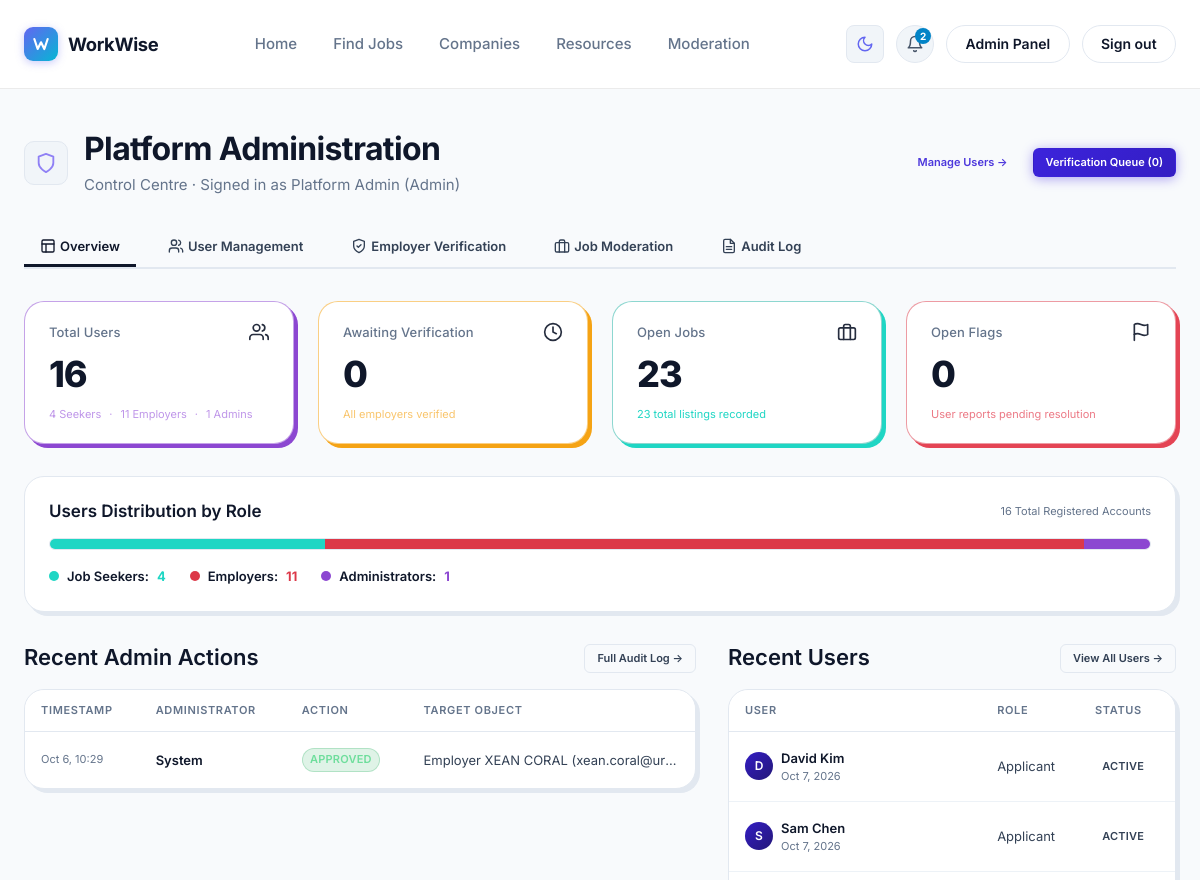
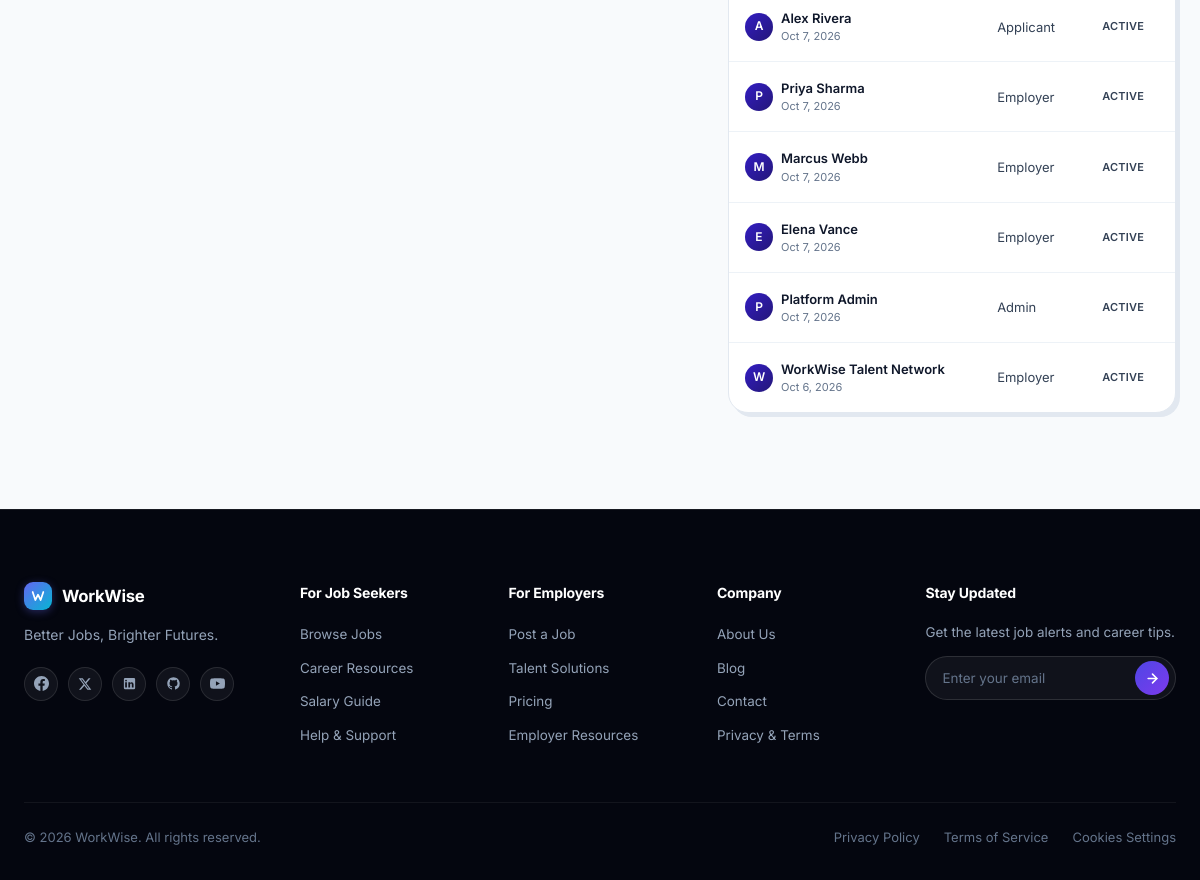
The page /admin-panel/ (signed in) on the database its author committed (2 pictures, top to bottom).
### accounts/models.py (models this page shows, shortened)
class User(AbstractUser):
    class Role(models.TextChoices):
        ADMIN = "admin", _("Admin")
        EMPLOYER = "employer", _("Employer")
        APPLICANT = "applicant", _("Applicant")
    class Status(models.TextChoices):
        ACTIVE = "active", _("Active")
        PENDING = "pending", _("Pending Approval")
        SUSPENDED = "suspended", _("Suspended")
    class AccessLevel(models.TextChoices):
        MODERATOR = "moderator", _("Moderator")
        SUPERADMIN = "superadmin", _("Superadmin")
    role = models.CharField(
        max_length=20,
        choices=Role,
        default=Role.APPLICANT,
    )
    access_level = models.CharField(
        max_length=20,
        choices=AccessLevel.choices,
        default=AccessLevel.MODERATOR,
        blank=True,
    )
    status = models.CharField(
        max_length=20,
        choices=Status,
        default=Status.ACTIVE,
    )
    avatar = models.ImageField(upload_to="avatars/", blank=True, null=True)
    bio = models.TextField(blank=True)
    phone = models.CharField(max_length=30, blank=True)
    location = models.CharField(max_length=120, blank=True)
    website = models.URLField(blank=True)
    created_at = models.DateTimeField(auto_now_add=True)
    updated_at = models.DateTimeField(auto_now=True)
    class Meta:
        ordering = ["-date_joined"]
        verbose_name = "user"
        verbose_name_plural = "users"
    @property
    def is_employer(self):
        return self.role == self.Role.EMPLOYER
    @property
    def is_applicant(self):
        return self.role == self.Role.APPLICANT
    @property
    def is_verified(self):
        if hasattr(self, "_is_verified_override"):
            return self._is_verified_override
        return self.status == self.Status.ACTIVE

### moderation/models.py (models this page shows, shortened)
class AuditLog(models.Model):
    class Action(models.TextChoices):
        CREATE = "create", _("Created")
        UPDATE = "update", _("Updated")
        DELETE = "delete", _("Deleted")
        APPROVE = "approve", _("Approved")
        REJECT = "reject", _("Rejected")
        BAN = "ban", _("Banned")
        RESTORE = "restore", _("Restored")
        SUSPEND = "suspend", _("Suspended")
        REACTIVATE = "reactivate", _("Reactivated")
        REMOVE = "remove", _("Removed")
    actor = models.ForeignKey(
        settings.AUTH_USER_MODEL,
        on_delete=models.SET_NULL,
        null=True,
        blank=True,
        related_name="audit_logs",
    )
    admin = models.ForeignKey(
        settings.AUTH_USER_MODEL,
        on_delete=models.SET_NULL,
        null=True,
        blank=True,
        related_name="admin_actions",
    )
    content_type = models.ForeignKey(
        ContentType,
        on_delete=models.SET_NULL,
        null=True,
        blank=True,
    )
    object_id = models.PositiveBigIntegerField(blank=True, null=True)
    target_type = models.CharField(max_length=50, blank=True)
    target_id = models.PositiveBigIntegerField(blank=True, null=True)
    object_repr = models.CharField(max_length=400)
    action = models.CharField(max_length=30, choices=Action.choices)
    changes = models.JSONField(default=dict, blank=True)
    ip_address = models.GenericIPAddressField(blank=True, null=True)
    timestamp = models.DateTimeField(auto_now_add=True)
    class Meta:
        ordering = ["-timestamp"]
        verbose_name = "audit log"
        verbose_name_plural = "audit logs"

### core/views.py (the view)
# urls.py: path("admin-panel/",                       views.admin_panel,                                 name="admin_panel"),
@login_required
def admin_panel(request):
    from .admin_panel_views import admin_panel_dashboard
    return admin_panel_dashboard(request)

### templates/admin_panel/dashboard.html (shortened to what this page needs)
{% extends "base.html" %}
{% load static %}
{% block content %}
<div class="container" style="padding-top: var(--space-10); padding-bottom: var(--space-16);">
  <div style="display: flex; align-items: center; justify-content: space-between; flex-wrap: wrap; gap: var(--space-4); margin-bottom: var(--space-8);">
    <div style="display: flex; align-items: center; gap: var(--space-4);">
      <div style="width: 44px; height: 44px; background: var(--color-surface-2); border: 1.5px solid var(--color-border); border-radius: var(--radius-md); display: grid; place-items: center; color: var(--color-primary-300);" aria-hidden="true">
        <svg width="22" height="22" viewBox="0 0 24 24" fill="none" stroke="currentColor" stroke-width="2" stroke-linecap="round" stroke-linejoin="round"><path d="M12 22s8-4 8-10V5l-8-3-8 3v7c0 6 8 10 8 10z"></path></svg>
      </div>
      <div>
        <h1 class="heading-1" style="margin: 0; letter-spacing: -0.02em;">Platform Administration</h1>
        <p class="text-muted" style="margin: var(--space-1) 0 0;">
          Control Centre &middot; Signed in as {{ user.get_full_name|default:user.username }} ({{ user.get_role_display }})
        </p>
      </div>
    </div>
    <div style="display: flex; gap: var(--space-3); flex-wrap: wrap;">
      <a href="{% url 'core:admin_users' %}" class="btn btn--secondary btn--sm">
        Manage Users &rarr;
      </a>
      <a href="{% url 'core:admin_verifications' %}" class="btn btn--primary btn--sm">
        Verification Queue ({{ employers_awaiting_verification }})
      </a>
    </div>
  </div>
  {% include "admin_panel/nav.html" %}
  <div class="grid-4" style="margin-bottom: var(--space-8);">
    <div class="stat-tile stat-tile--plum">
      <div class="stat-tile__header">
        <span class="stat-tile__label">Total Users</span>
        <span class="stat-tile__icon" aria-hidden="true">
        </span>
      </div>
      <div class="stat-tile__value">{{ total_users }}</div>
      <div style="font-size: var(--text-xs); color: hsl(270 65% 75%); display: flex; gap: var(--space-2); flex-wrap: wrap;">
        <span>{{ applicants_count }} Seekers</span> &middot;
        <span>{{ employers_count }} Employers</span> &middot;
        <span>{{ admins_count }} Admins</span>
      </div>
    </div>
    <div class="stat-tile stat-tile--amber">
      <div class="stat-tile__header">
        <span class="stat-tile__label">Awaiting Verification</span>
        <span class="stat-tile__icon" aria-hidden="true">
          <svg width="20" height="20" viewBox="0 0 24 24" fill="none" stroke="currentColor" stroke-width="2" stroke-linecap="round" stroke-linejoin="round"><circle cx="12" cy="12" r="10"></circle><polyline points="12 6 12 12 16 14"></polyline></svg>
        </span>
      </div>
      <div class="stat-tile__value">{{ employers_awaiting_verification }}</div>
      <div style="font-size: var(--text-xs); color: hsl(38 92% 70%);">
        {% if employers_awaiting_verification > 0 %}
          Requires administrator review
        {% else %}
          All employers verified
        {% endif %}
      </div>
    </div>
    <div class="stat-tile stat-tile--teal">
      <div class="stat-tile__header">
        <span class="stat-tile__label">Open Jobs</span>
        <span class="stat-tile__icon" aria-hidden="true">
          <svg width="20" height="20" viewBox="0 0 24 24" fill="none" stroke="currentColor" stroke-width="2" stroke-linecap="round" stroke-linejoin="round"><rect x="2" y="7" width="20" height="14" rx="2" ry="2"></rect><path d="M16 21V5a2 2 0 0 0-2-2h-4a2 2 0 0 0-2 2v16"></path></svg>
        </span>
      </div>
      <div class="stat-tile__value">{{ open_jobs }}</div>
      <div style="font-size: var(--text-xs); color: var(--color-accent-400);">
        {{ total_jobs }} total listings recorded
      </div>
    </div>
    <div class="stat-tile stat-tile--coral">
      <div class="stat-tile__header">
        <span class="stat-tile__label">Open Flags</span>
        <span class="stat-tile__icon" aria-hidden="true">
          <svg width="20" height="20" viewBox="0 0 24 24" fill="none" stroke="currentColor" stroke-width="2" stroke-linecap="round" stroke-linejoin="round"><path d="M4 15s1-1 4-1 5 2 8 2 4-1 4-1V3s-1 1-4 1-5-2-8-2-4 1-4 1z"></path><line x1="4" y1="22" x2="4" y2="15"></line></svg>
        </span>
      </div>
      <div class="stat-tile__value">{{ open_flags }}</div>
      <div style="font-size: var(--text-xs); color: hsl(354 75% 70%);">
        User reports pending resolution
      </div>
    </div>
  </div>
  <div class="card--hard-shadow" style="padding: var(--space-6); margin-bottom: var(--space-8);">
    <div style="display: flex; align-items: center; justify-content: space-between; margin-bottom: var(--space-4);">
      <h2 class="heading-3" style="margin: 0; font-size: var(--text-md);">Users Distribution by Role</h2>
      <span class="text-xs text-muted">{{ total_users }} Total Registered Accounts</span>
    </div>
    {% if total_users > 0 %}
    <div class="distribution-bar">
      <div class="distribution-bar__segment distribution-bar__segment--applicant" data-width="{% widthratio applicants_count total_users 100 %}" title="Applicants"></div>
      <div class="distribution-bar__segment distribution-bar__segment--employer" data-width="{% widthratio employers_count total_users 100 %}" title="Employers"></div>
      <div class="distribution-bar__segment distribution-bar__segment--admin" data-width="{% widthratio admins_count total_users 100 %}" title="Admins"></div>
    </div>
    {% endif %}
    <div style="display: flex; align-items: center; gap: var(--space-6); flex-wrap: wrap;">
      {% for r in users_by_role_list %}
      <div style="display: flex; align-items: center; gap: var(--space-2);">
        <div class="role-dot role-dot--{{ r.role }}"></div>
        <span class="text-sm font-semibold" style="color: var(--color-text-primary);">{{ r.label }}:</span>
        <span class="text-sm font-bold role-count--{{ r.role }}">{{ r.count }}</span>
      </div>
      {% endfor %}
    </div>
  </div>
  <div style="display: grid; grid-template-columns: 1.2fr 0.8fr; gap: var(--space-8); align-items: start;">
    <section>
      <div style="display: flex; align-items: center; justify-content: space-between; margin-bottom: var(--space-4);">
        <h2 class="heading-3" style="margin: 0;">Recent Admin Actions</h2>
        <a href="{% url 'core:admin_audit_log' %}" class="btn btn--ghost btn--sm">Full Audit Log &rarr;</a>
      </div>
      <div class="card--hard-shadow" style="overflow: hidden;">
        {% if recent_admin_actions %}
        <div class="table-wrap">
          <table class="table">
            <thead>
              <tr>
                <th>Timestamp</th>
                <th>Administrator</th>
                <th>Action</th>
                <th>Target Object</th>
              </tr>
            </thead>
            <tbody>
              {% for act in recent_admin_actions %}
              <tr>
                <td style="font-size: var(--text-xs); color: var(--color-text-muted); white-space: nowrap;">
                  {{ act.timestamp|date:"M j, H:i" }}
                </td>
                <td>
                  <span style="font-weight: 600; color: var(--color-text-primary); font-size: var(--text-sm);">
                    {% if act.actor %}{{ act.actor.get_full_name|default:act.actor.username|default:act.actor.email }}{% else %}System{% endif %}
                  </span>
                </td>
                <td>
                  <span class="badge {% if act.action == 'approve' %}badge--success{% elif act.action == 'reject' or act.action == 'ban' %}badge--danger{% else %}badge--neutral{% endif %}">
                    {{ act.get_action_display|default:act.action|upper }}
                  </span>
                </td>
                <td style="font-size: var(--text-sm); color: var(--color-text-secondary); max-width: 260px; white-space: nowrap; overflow: hidden; text-overflow: ellipsis;">
                  {{ act.object_repr }}
                </td>
              </tr>
              {% endfor %}
            </tbody>
          </table>
        </div>
        {% endif %}
      </div>
    </section>
    <section>
      <div style="display: flex; align-items: center; justify-content: space-between; margin-bottom: var(--space-4);">
        <h2 class="heading-3" style="margin: 0;">Recent Users</h2>
        <a href="{% url 'core:admin_users' %}" class="btn btn--ghost btn--sm">View All Users &rarr;</a>
      </div>
      <div class="card--hard-shadow" style="overflow: hidden;">
        <div class="table-wrap">
          <table class="table">
            <thead>
              <tr>
                <th>User</th>
                <th>Role</th>
                <th>Status</th>
              </tr>
            </thead>
            <tbody>
              {% for u in recent_users %}
              <tr>
                <td>
                  <div style="display: flex; align-items: center; gap: var(--space-2);">
                    <div class="avatar-placeholder avatar--sm" style="font-size: 0.75rem;">
                      {{ u.first_name|default:u.email|slice:":1"|upper }}
                    </div>
                    <div>
                      <p style="font-weight: 600; color: var(--color-text-primary); margin: 0; font-size: var(--text-sm);">
                        {{ u.get_full_name|default:u.username|default:u.email }}
                      </p>
                      <p style="font-size: var(--text-xs); color: var(--color-text-muted); margin: 0;">
                        {{ u.date_joined|date:"M j, Y" }}
                      </p>
                    </div>
                  </div>
                </td>
                <td>
                  <span class="tag">{{ u.get_role_display }}</span>
                </td>
                <td>
                  <span class="badge badge--{{ u.status }}">{{ u.get_status_display }}</span>
                </td>
              </tr>
              {% endfor %}
            </tbody>
          </table>
        </div>
      </div>
    </section>
  </div>
</div>
{% endblock %}

### rows shown on the page
User: get_full_name "Platform Admin", role "Admin", first_name "P", date_joined "Oct 7, 2026", status "ACTIVE"
AuditLog: timestamp "Oct 6, 10:29", shows "System", action "APPROVED", object_repr "Employer XEAN CORAL (xean.coral@ur…"
User: first_name "D", get_full_name "David Kim", date_joined "Oct 7, 2026", role "Applicant", status "ACTIVE"
User: first_name "S", get_full_name "Sam Chen", date_joined "Oct 7, 2026", role "Applicant", status "ACTIVE"
User: first_name "A", get_full_name "Alex Rivera", date_joined "Oct 7, 2026", role "Applicant", status "ACTIVE"
User: first_name "P", get_full_name "Priya Sharma", date_joined "Oct 7, 2026", role "Employer", status "ACTIVE"
User: first_name "M", get_full_name "Marcus Webb", date_joined "Oct 7, 2026", role "Employer", status "ACTIVE"
User: first_name "E", get_full_name "Elena Vance", date_joined "Oct 7, 2026", role "Employer", status "ACTIVE"
User: first_name "W", get_full_name "WorkWise Talent Network", date_joined "Oct 6, 2026", role "Employer", status "ACTIVE"

### other values the page prints
{{ unread_notification_count }} "2"
{{ employers_awaiting_verification }} "0"
{{ total_users }} "16"
{{ applicants_count }} "4"
{{ employers_count }} "11"
{{ admins_count }} "1"
{{ open_jobs }} "23"
{{ total_jobs }} "23"
{{ open_flags }} "0"
{{ r.label }} "Job Seekers" "Employers" "Administrators"
{{ r.count }} "4" "11" "1"
